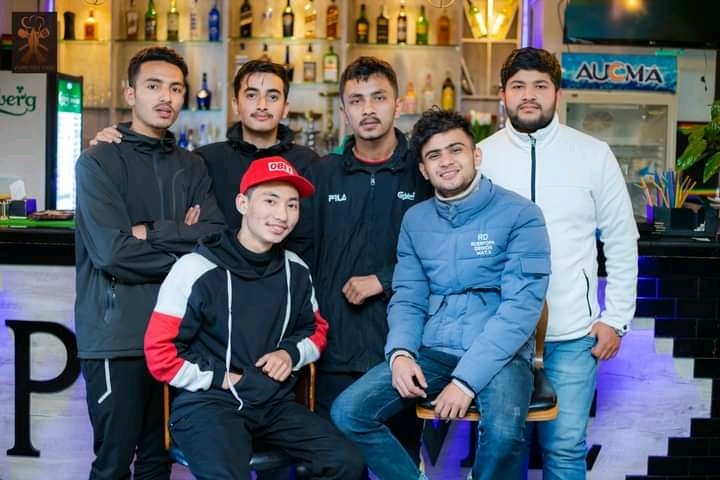
#> input picture sample_images/image.jpg, 720 x 480 px
$ python main.py
#> lines starting #> are read from the running program, lines starting #| are printed output that depends on the picture
### utils.py
import cv2  #used for read image and convert color formats
import numpy as np #used for number calculations and handling pixel data
import matplotlib.pyplot as plt # show images and color palettes

def load_image(image_path):
    """Load and image from disk and convert BGR to RGB."""
    image = cv2.imread(image_path) #read the image
    if image is None:
        raise ValueError("Image not found")
    image = cv2.cvtColor(image, cv2.COLOR_BGR2GRAY) #change BGR into RGB beacuse matplotlib understand RGB
    return image

def rgb_to_hex(color):
    """convert and rgb tuple to hex format."""

    RGB =(120,40,200)
    HEX = "#7828c8"
    r, g, b = int(color[0]), int(color[1]), int(color[2])
    return "#{:02x}{:02x}{:02x}".format(r, g, b)

def show_palette(colors):
    """Show a horizontal palette of colors using Matplotlib."""
    plt.figure(figsize=(10, 2))
    plt.title("Generated Color Palette")

    for i, color in enumerate(colors):
        plt.subplot(1, len(colors), i + 1)
        plt.imshow([[color]])
        plt.axis('off')

    plt.show()

### palette_extractor.py
import numpy as np
from sklearn.cluster import KMeans
from utils import rgb_to_hex

class PaletteExtractor:

    def __init__(self, num_colors=5):
        self.num_colors = num_colors

    def extract_palette(self, image):
        """Extract dominant colors using K-Means clustering."""

        # Reshape image → (num_pixels, 3)
        pixels = image.reshape(-1, 3)

        # Apply K-Means
        kmeans = KMeans(n_clusters=self.num_colors, random_state=42)
        kmeans.fit(pixels)

        # Cluster centers are dominant colors
        colors = kmeans.cluster_centers_.astype(int)

        # Convert to HEX format
        hex_colors = [rgb_to_hex(c) for c in colors]

        return colors, hex_colors

### main.py
from utils import load_image, show_palette
from palette_extractor import PaletteExtractor

def main():
    print("=== AI Color Palette Generator ===")
    image_path = input("Enter the image path: ")
#> the answer given: sample_images/image.jpg

    # Load image
    image = load_image(image_path)
#> in load_image, image is the input picture: shape (480, 720, 3); mean B, G, R 104.7, 98.1, 91.9
#> in load_image, `image = cv2.cvtColor(image, cv2.COLOR_BGR2GRAY)`:
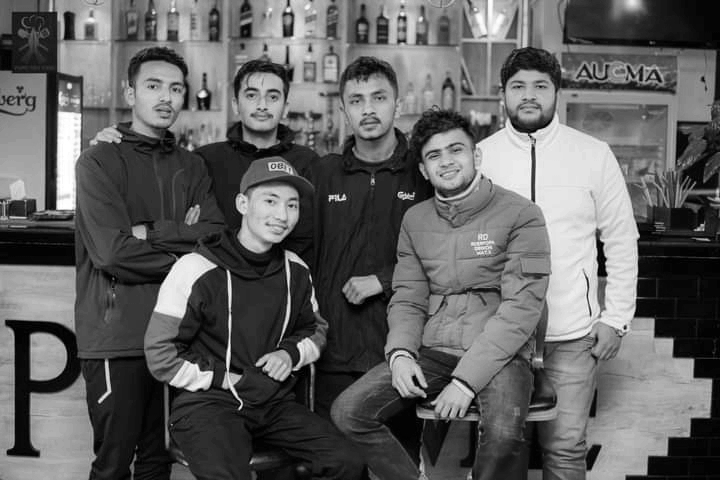
#> image: shape (480, 720); min 0, max 255, mean 97

    # Create extractor
    extractor = PaletteExtractor(num_colors=5)

    # Extract palette
    colors, hex_colors = extractor.extract_palette(image)
#> colors = [[217, 218, 217], [23, 22, 23], [115, 115, 114], [159, 161, 160], [62, 59, 61]]; hex_colors = ['#d9dad9', '#171617', '#737372', '#9fa1a0', '#3e3b3d']

    # Print results
    print("\nGenerated Color Palette (HEX):")
    for hex_code in hex_colors:
        print(hex_code)
#> this loop made 5 passes
#> hex_code on passes 1 to 5: '#d9dad9', '#171617', '#737372', '#9fa1a0', '#3e3b3d'
#| #d9dad9
#| #171617
#| #737372
#| #9fa1a0
#| #3e3b3d

    # Show palette"
    show_palette(colors)
#> the loop in show_palette, `for i, color in enumerate(colors):` made 5 passes
#> in show_palette, `plt.show()`:
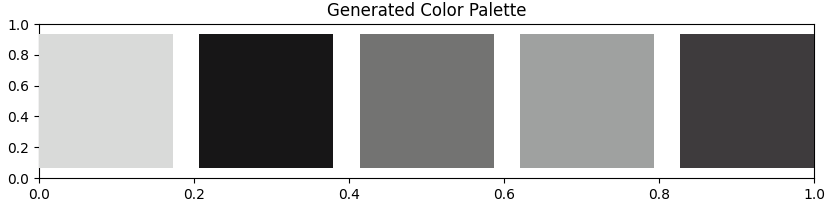
#> figure drawn by matplotlib, 5 panels


if __name__ == "__main__":
    main()
